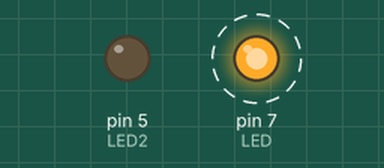
A sketch run on a simulated Arduino Uno, built with avr-gcc and run on an emulated ATmega328P. On the bench: output pins drawn as LEDs (lit = HIGH). Dashed ring = blinking.

Above: at 0.03 s.
Timing chart, 0 to 3.0 s (numbered marks = the images above):
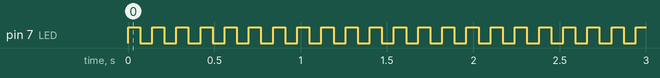

The sketch:

blinking_relay_module.ino
```cpp
void setup() {
  #define LED 7
  #define LED2 5
  pinMode(LED, OUTPUT);
  pinMode(LED2, OUTPUT);
}
void loop() {
  digitalWrite(LED, HIGH);
  delay(70);
  digitalWrite(LED, LOW);
  delay(70);

}
```

Measured:
- by itself, pin 7 (LED): alternates HIGH for 0.07 s and LOW for 0.07 s
